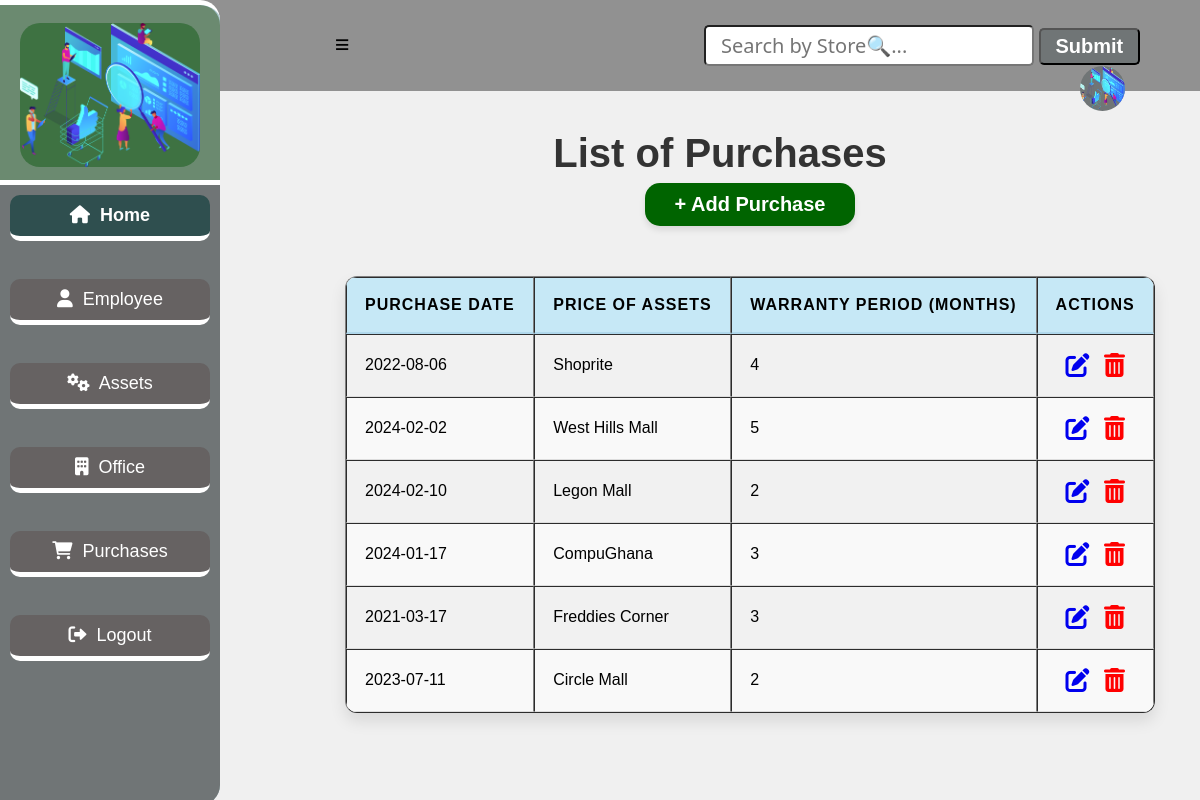
Before: /purchase with the older database file.
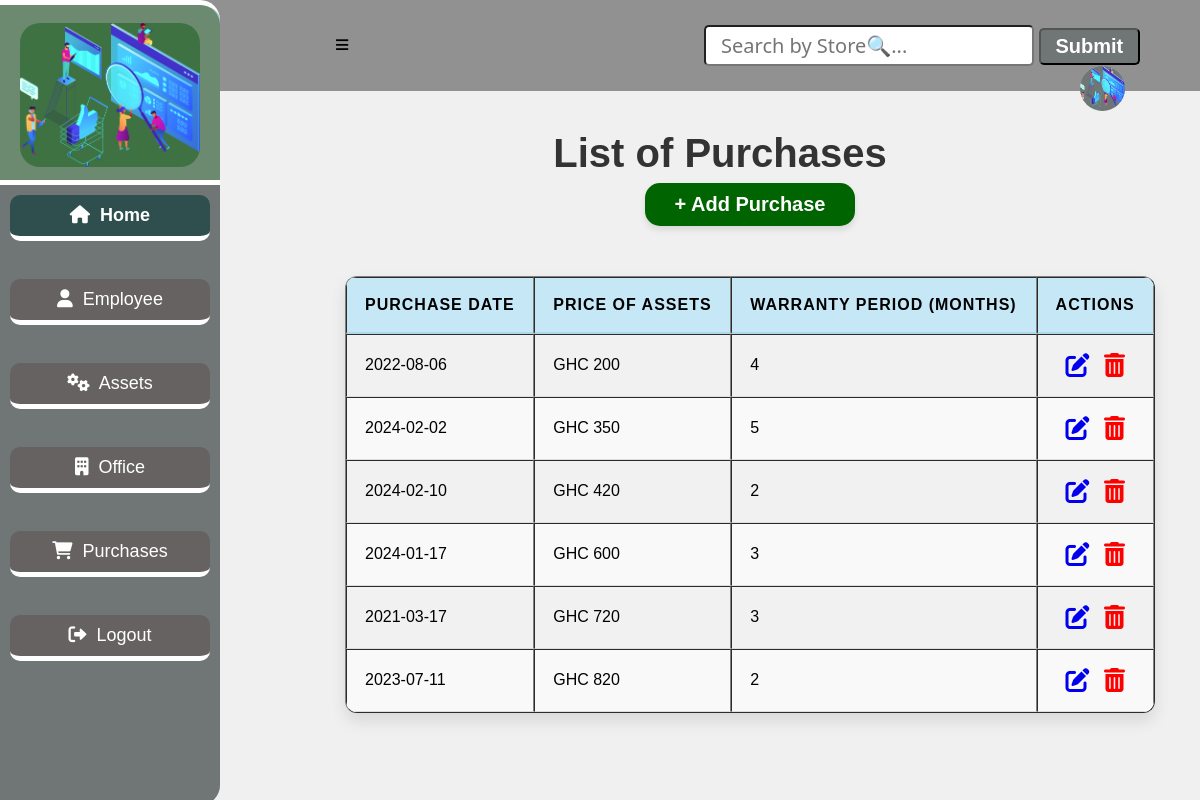
After: the same page with the newer database file.
### app.py (models this page shows, shortened)
class Purchase(db.Model):
    __tablename__ = "purchases"
    id=db.Column(db.Integer, primary_key=True)
    date=db.Column(db.String(10))
    store=db.Column(db.String(10))
    warranty_period=db.Column(db.Integer)
    equipment_rel=db.relationship('Equipment', backref='equipment_purchase')

### app.py (the view)
@app.route('/purchase')
def purchase():
    purchases = Purchase.query.all()
    return render_template('purchaseList.html', purchases=purchases)

### app.py (called while the page is built)
@app.before_request
def create_table():
    db.create_all()

### templates/purchaseList.html (shortened to what this page needs)
<!DOCTYPE html>
<html lang="en">
<head>
    <link
    rel="stylesheet"
    href="{{ url_for('static', filename='main.css') }}"
    />
    <link rel="stylesheet" href="https://cdnjs.cloudflare.com/ajax/libs/font-awesome/4.7.0/css/font-awesome.min.css">
    <link rel="stylesheet" href="https://cdnjs.cloudflare.com/ajax/libs/font-awesome/6.0.0-beta3/css/all.min.css">
</head>
<body>
    <div class="header">
        <a href="#" id="sidebar-icon">&#8801;</a>
        <input type="search" id="query" name="search" placeholder="Search by Store🔍...">
        <button id="search-button">Submit</button>
        <a href="#"><img src="{{ url_for('static', filename='bg4.png') }}" alt="logo"></a>
    </div>
    <section class="sidebar">
        <div class="logo">
            <img src="{{ url_for('static', filename='bg4.png') }}" alt="logo">
        </div>
        <div class="content">
            <a href="/entry_point" class="home active"><i class="fas fa-home"></i>&nbsp; Home</a><br>
            <a href="/employee" class="home"><i class="fas fa-user"></i>&nbsp;  Employee</a><br>
            <a href="/equipment" class="home"><i class="fas fa-cogs"></i>&nbsp;  Assets</a><br>
            <a href="/location" class="home"><i class="fas fa-building"></i>&nbsp;  Office</a><br>
            <a href="/purchase" class="home"><i class="fas fa-shopping-cart"></i> &nbsp; Purchases</a><br>
            <a href="/login" class="home"><i class="fas fa-sign-out-alt"></i>&nbsp;  Logout</a>
          </div>
    </section>
    <h1 class="marquee">List of Purchases</h1>
    <div class="purchase-form">
        <a href="/add-purchase" class="btn1">+ Add Purchase</a>
        <table border="1">
            <thead>
                <tr>
                    <th>Purchase Date</th>
                    <th>Price Of Assets</th>
                    <th>Warranty Period (months)</th>
                    <th>Actions</th>
                </tr>
            </thead>
            <tbody id="table-results">
                {% for purchase in purchases %}
                    <tr>
                        <td>{{ purchase.date }}</td>
                        <td>{{ purchase.store }}</td>
                        <td>{{ purchase.warranty_period }}</td>
                        <td class="action">
                            <a href="/edit_purchase{{ purchase.id }}"><i class="fa fa-edit" style="font-size:24px"></i></a>
                            <a href="/delete_purchase{{ purchase.id }}"><i class="fa fa-trash-o" style="font-size:24px"></i></a>
                        </td>
                    </tr>
                {% endfor %}
            </tbody>
        </table>
    </div>
</body>
</html>

### static/main.css (style rules this page uses)
body { margin: 0; padding: 0; font-family: Verdana, sans-serif; background-color: #f0f0f0; height: auto; }
.header { background: #919191; padding: 25px; }
.header input { padding: 5px 15px; font-size: 20px; font-family: 'Segoe UI', Tahoma, Geneva, Verdana, sans-serif; border-radius: 5px; margin-left: 350px; }
.header button { padding: 5px 15px; font-size: 20px; border-radius: 5px; background: #707576; color: #fff; font-weight: bold; }
.header img { width: 45px; height: 45px; background: #707576; border-radius: 50%; float: right; justify-content: center; margin-right: 50px; transition: transform 0.3s ease; }
#sidebar-icon { margin-left: 310px; font-size: 25px; text-decoration: none; color: #000; font-weight: bold; cursor: pointer; transition: color 0.3s ease, transform 0.3s ease; }
.sidebar { position: fixed; top: 0; left: 0; width: 220px; height: 100vh; background: #a5c3c9; border-top: 5px solid #fff; border-radius: 0 20px 20px 0; overflow: hidden; transition: transform 0.3s ease, background 0.3s ease; }
.logo { width: 220px; height: 180px; background: rgba(104, 135, 106, 0.938); display: flex; justify-content: center; align-items: center; border-radius: 0 20px 0 0; }
.logo img { width: 180px; display: block; margin: auto; background-color: rgba(59, 112, 63, 0.938); border-radius: 20px; }
.content { background: #707576; width: 220px; height: calc(100vh - 180px); position: fixed; top: 180px; z-index: 1; border-top: 5px solid #fff; overflow-y: auto; border-radius: 0 0 20px 0; }
.content a { display: flex; text-decoration: none; color: #fff; font-size: 18px; border-bottom: 5px solid white; padding: 10px 15px; justify-content: center; transition: background 0.3s ease, transform 0.3s ease; border-radius: 10px; margin: 10px; }
.home { border: none; outline: none; padding: 10px 16px; background: #666262; cursor: pointer; }
.active, .home:hover { background: darkslategrey; color: black; font-weight: bold; }
h1 { display: flex; font-size: 40px; flex-wrap: wrap; justify-content: center; margin-left: 240px; margin-top: 40px; color: #333; }
.purchase-form { display: flex; justify-content: center; align-items: center; flex-direction: column; margin-left: 300px; }
table { width: 90%; max-width: 1000px; border-collapse: separate; border-spacing: 0; margin-top: 30px; margin-left: auto; margin-right: auto; background: #ffffff; border-radius: 12px; overflow: hidden; box-shadow: 0 8px 16px rgba(0, 0, 0, 0.1); }
th, td { padding: 18px; text-align: left; font-size: 1em; border-bottom: 1px solid #ddd; }
th { background-color: #c6e8f6; font-weight: bold; text-transform: uppercase; letter-spacing: 1px; border-bottom: 2px solid #b0d8ec; }
tbody tr:nth-child(even) { background-color: #f9f9f9; }
tbody tr:nth-child(odd) { background-color: #f1f1f1; }
.btn1 { background: darkgreen; color: #fff; font-size: 1em; padding: 10px 30px; border-radius: 15px; transition: background-color 0.25s, box-shadow 0.25s, transform 0.25s; margin-bottom: 20px; text-decoration: none; font-size: 20px; display: block; margin-top: -20px; font-weight: bold; box-shadow: 0 4px 6px rgba(0, 0, 0, 0.1); }
.marquee { text-align: center; }
.action a { margin-left: 10px; }
.action .fa-trash-o { color: red; }

Changed rows visible on the page:
changed Purchase: store "Shoprite" → "GHC 200"
changed Purchase: store "West Hills Mall" → "GHC 350"
changed Purchase: store "Legon Mall" → "GHC 420"
changed Purchase: store "CompuGhana" → "GHC 600"
changed Purchase: store "Freddies Corner" → "GHC 720"
changed Purchase: store "Circle Mall" → "GHC 820"
